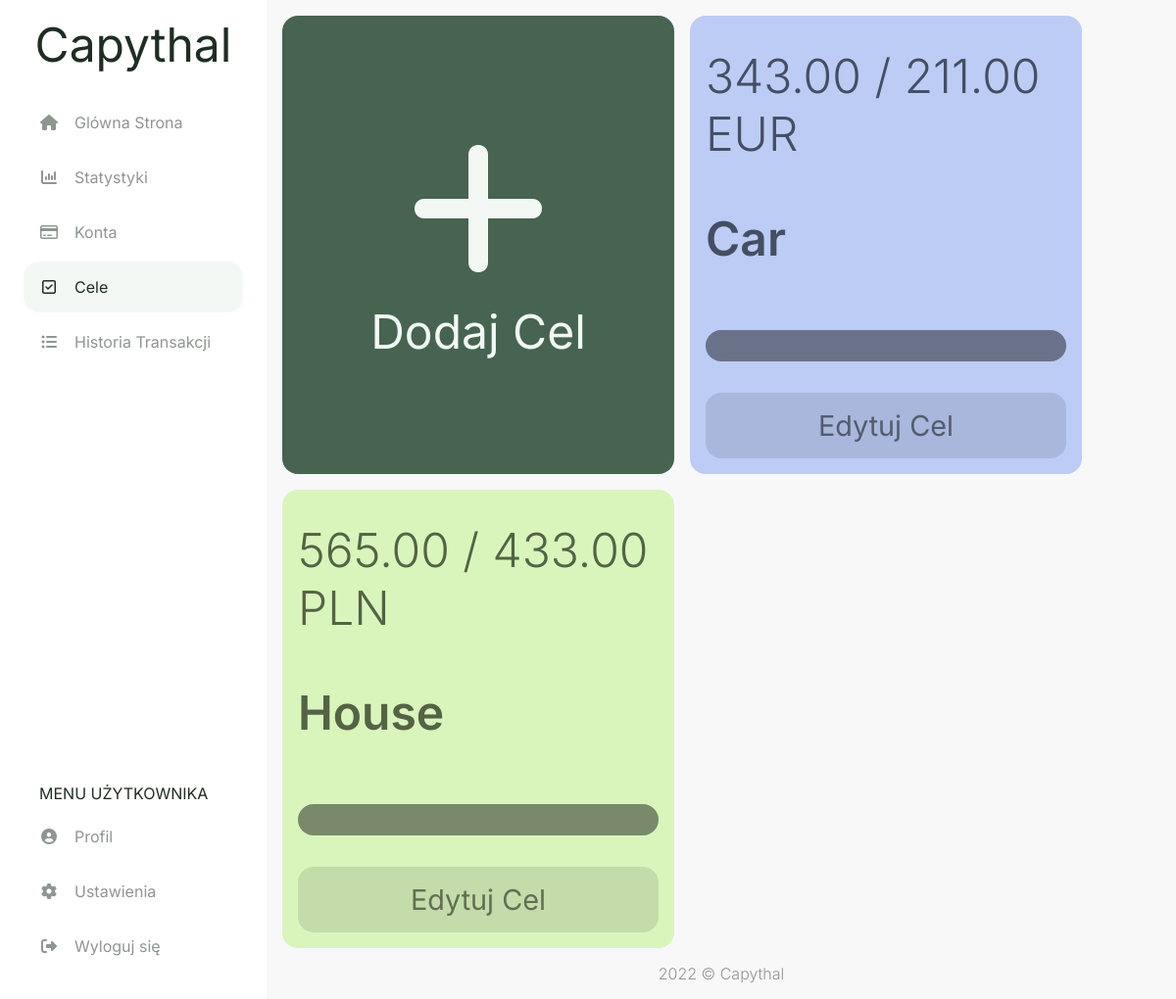
The page /goals (signed in) on the database as committed earlier.
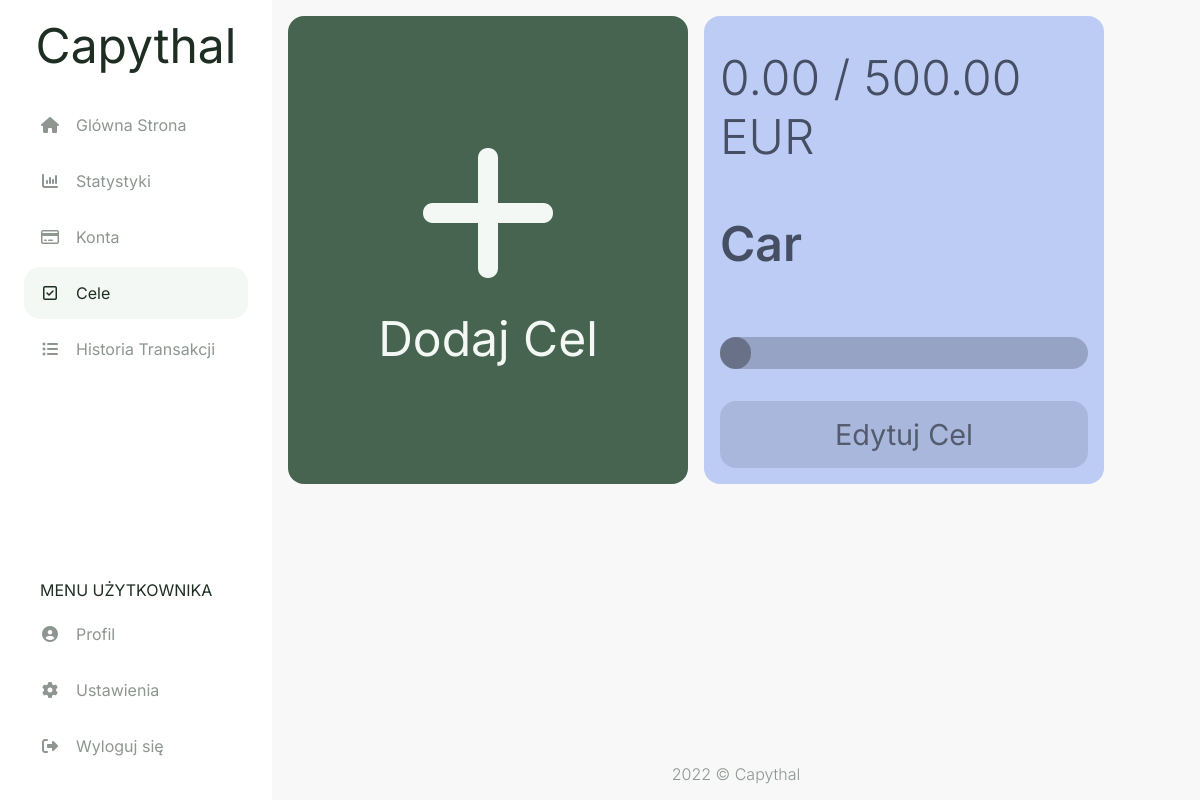
The same page on the database as committed later.
### capythal/models.py (models this page shows, shortened)
class goal(db.Model):
    id = db.Column(db.Integer, primary_key=True)
    account_id = db.Column(db.Integer, db.ForeignKey('account.id'), nullable=False)
    style_id = db.Column(db.Integer, db.ForeignKey('style.id'), nullable=False)
    name = db.Column(db.String(50), nullable=False)
    amount_req = db.Column(db.Numeric(12,2), nullable=False)
    amount_avb = db.Column(db.Numeric(12,2), nullable=False)

class currency(db.Model):
    id = db.Column(db.Integer, primary_key=True)
    name = db.Column(db.String(20), nullable=False)
    account = db.relationship("account", backref="currency", lazy=True)
    settings = db.relationship("settings", backref="currency", lazy=True)

### capythal/routes.py (the view, shortened to what this page needs)
@app.route('/goals', methods=['GET', 'POST'])
@login_required
def goals():
    form_add = addGoalForm()
    form_edit = editGoalForm()
    goals = db.session.query(goal,account,currency,style).join(account, goal.account_id==account.id).join(currency, currency.id==account.currency_id).join(style, goal.style_id==style.id).filter(account.user_id == current_user.id)
    user_accs = db.session.query(account,acc_type).join(acc_type).join(style).filter(account.user_id == current_user.id)
    accs_list = [(i.account.id, f"{i.account.fin_inst} - {i.acc_type.name}") for i in user_accs]
    form_add.account.choices = accs_list
    form_edit.account.choices = accs_list
    if form_add.submitNewGoal.data and form_add.validate():
        new_goal = goal(account_id = form_add.account.data, amount_req = form_add.amount_req.data, amount_avb = form_add.amount_avb.data, style_id = randint(1,10), name = form_add.name.data )
        db.session.add(new_goal)
        db.session.commit()
        return redirect(url_for('goals'))
    if form_edit.deleteGoal.data:
        db.session.execute(
            delete(goal)
            .where((goal.id == form_edit.goal_id.data)))
        db.session.commit()
        return redirect(url_for('goals'))
    return render_template("goals.html", goals = goals, form_add = form_add, form_edit = form_edit, accs_list = accs_list)

### capythal/models.py (called while the page is built)
@login_manager.user_loader
def load_user(user_id):
    return user.query.get(int(user_id))

### capythal/routes.py (called while the page is built)
@app.template_filter()
def currencyFormat(value):
    value = float(value)
    return "{:,.2f}".format(value)

### capythal/templates/goals.html (shortened to what this page needs)
{% extends "layout.html" %}
{% set active_page = "goals" %}
{% block head %}
  {{ super() }}
  <link rel="stylesheet" href="{{ url_for('static', filename='css/goals.css') }}">
  <link rel="stylesheet" href="{{ url_for('static', filename='css/modals/goal-modal.css') }}">
{% endblock %}
{% block content %}
<div class="goals-flexbox">
  {% if accs_list|length == 0 %}
  <div class="goal-add goal-add-disabled bg-main-btn fc-main-btn">
    <span class="fs-1">Aby móc dodać cel, utwórz <a href="{{ url_for('accounts') }}" class="acc-redirect">konto</a></span>
  </div>
  {% else %}
  <a href="#modal-add" class="goal-add bg-main-btn fc-main-btn">
    <span class="goal-plus-sign fa fa-plus"></span>
    <span class="fs-1">Dodaj Cel</span>
  </a>
  {% endif %}
  {% for goal,account,currency,style in goals %}
    <div class="goal-info style-{{ style.name }}">
      <span class="fs-1 fw-light">{{ goal.amount_avb | currencyFormat }} / {{ goal.amount_req | currencyFormat }} {{ currency.name }}</span>
      <span class="fs-1 fw-semibold">{{ goal.name }}</span>
      <div class="goal-bottom">
        <progress class="goal-progress" value="{% if (goal.amount_avb / goal.amount_req) > 0.08 %}{{ goal.amount_avb }}{% else %}{{ goal.amount_req / 12 }}{% endif %}" max="{{ goal.amount_req }}"></progress>
        <a href="#modal{{ goal.id }}" class="goal-edit" value=1>
          <span class="fs-2">Edytuj Cel</span>
        </a>
      </div>
    </div>
  {% endfor %}
</div>
{% endblock %}

### capythal/templates/layout.html (shortened to what this page needs)
<!doctype html>
<html lang="pl">
  <head>
    {% block head %}
    <link rel="stylesheet" href="{{ url_for('static', filename='css/style.css') }}">
    {% endblock %}
  </head>
  <body>
    <aside id="navbar" class="navbar">
      <a class="logo fs-1" href="{{ url_for('home') }}">Capythal</a>
      <ul class="navbar-list-top">
        <li class="menu-button {{ 'active' if active_page == 'home' else '' }}">
          <a href="{{ url_for('home') }}" class="menu-button-link">
            <span class="fa fa-fw fa-home my-auto"></span>
            <span class="ml-1 fs-4">Glówna Strona</span>
          </a>
        </li>
        <li class="menu-button {{ 'active' if active_page == 'stats' else '' }}">
          <a href="{{ url_for('stats') }}" class="menu-button-link">
            <span class="fa fa-fw fa-bar-chart my-auto"></span>
            <span class="ml-1 fs-4">Statystyki</span>
          </a>
        </li>
        <li class="menu-button {{ 'active' if active_page == 'accounts' else '' }}">
          <a href="{{ url_for('accounts') }}" class="menu-button-link">
            <span class="fa fa-fw fa-credit-card my-auto"></span>
            <span class="ml-1 fs-4">Konta</span>
          </a>
        </li>
        <li class="menu-button {{ 'active' if active_page == 'goals' else '' }}">
          <a href="{{ url_for('goals') }}" class="menu-button-link">
            <span class="fa fa-fw fa-check-square-o my-auto"></span>
            <span class="ml-1 fs-4">Cele</span>
          </a>
        </li>
        <li class="menu-button {{ 'active' if active_page == 'history' else '' }}">
          <a href="{{ url_for('history') }}" class="menu-button-link">
            <span class="fa fa-fw fa-list-ul my-auto"></span>
            <span class="ml-1 fs-4">Historia Transakcji</span>
          </a>
        </li>
      </ul>
      <ul class="navbar-list-bottom">
        <li class="nav-item">
          <span class="ml-1 fs-4">MENU UŻYTKOWNIKA</span>
        </li>
        <li class="menu-button">
          <a href="{{ url_for('userpage') }}" class="menu-button-link">
            <span class="fa fa-fw fa-user-circle my-auto"></span>
            <span class="ml-1 fs-4">Profil</span>
          </a>
        </li>
        <li class="menu-button">
          <a href="" class="menu-button-link">
            <span class="fa fa-fw fa-cog my-auto"></span>
            <span class="ml-1 fs-4">Ustawienia</span>
          </a>
        </li>
        <li class="menu-button">
          <a href="{{ url_for('logout') }}" class="menu-button-link">
            <span class="fa fa-fw fa-sign-out my-auto"></span>
            <span class="ml-1 fs-4">Wyloguj się</span>
          </a>
        </li>
      </ul>
    </aside>
    <main class="main-content">
      {%block content%}
      {%endblock%}
    </main>
    <footer class="fc-secondary fw-light">
      2022 © Capythal
    </footer>
  </body>
</html>

### capythal/static/css/style.css (style rules this page uses)
html, body { padding: 0; margin: 0; }
html { height: 100%; font-family: 'Inter', sans-serif; width: 100%; }
body { background-color: #F8F8F8; color: #1F2E23; min-height: 100vh; display: flex; flex-direction: column; }
* { box-sizing: border-box; }
aside { background-color: #FFFFFF; }
a { color: #1F2E23; cursor: pointer; text-decoration: none; }
progress { width: 100%; height: 2rem; padding: 1rem 0 0 0; margin: 0 0 1rem 0; background: none; border: 0; border-radius: 1rem; }
.bg-main-btn { background-color: #46644F; }
.style-blue { color: hsl(223, 18%, 33%); background-color: hsl(223, 75%, 85%); }
.fc-secondary { color: #8E9690; }
.fc-main-btn { color: #F3F8F5; }
.fw-light { font-weight: 300 !important; }
.fw-semibold { font-weight: 600 !important; }
.ml-1 { margin-left: 1rem !important; }
.my-auto { margin: auto 0; }
.navbar { transition: all 0.4s ease-in-out; }
.main-content { height: 100%; }
.navbar { display: flex; flex-direction: column; position: fixed; top: 0; bottom: 0; width: 0; opacity: 0; height: 100%; max-width: 75%; overflow-y: auto; z-index: 101; }
.logo { display: none; margin: 1rem auto 0; }
.navbar-list-top, .navbar-list-bottom { width: 100%; padding: 1.5rem; list-style: none }
.navbar-list-top { margin-top: 0; margin-bottom: auto; }
.navbar-list-bottom { margin-bottom: 0; }
.nav-item { margin: 0.5rem 0; }
.active { border-radius: 1rem; background-color: #F3F8F5; }
.active a { color: #1F2E23 !important; }
.menu-button a { margin-bottom: 0.25rem; color: #8E9690; }
.menu-button-link { display: flex; padding: 1rem; }
.goal-progress { -webkit-appearance: none; -moz-appearance: none; appearance: none; width: 100%; }
footer { margin-top: auto; display: flex; margin-bottom: 1rem; justify-content: center; }
.fs-1 { font-size: 2rem; }
.fs-2 { font-size: 1.5rem; }
.fs-4 { font-size: 0.8rem; }
@media (min-width: 500px) { .fs-1 { font-size: 3rem; } }
@media (min-width: 500px) { .fs-2 { font-size: 2rem; } }
@media (min-width: 500px) { .fs-4 { font-size: 1.2rem ; } }
@media (min-width: 800px) { .navbar { width: 100%; opacity: 1; max-width: 17rem; } }
@media (min-width: 800px) { footer { margin-left: 17rem; } }
@media (min-width: 800px) { .add-tr, .logo { display: block; } }
@media (min-width: 800px) { .main-content { margin-left: 17rem; } }
@media (min-width: 800px) { .fs-1 { font-size: 3rem; } }
@media (min-width: 800px) { .fs-2 { font-size: 1.8rem; } }
@media (min-width: 800px) { .fs-4 { font-size: 1rem; } }

### capythal/static/css/goals.css (style rules this page uses)
.goals-flexbox { padding: 1rem; display: flex; gap: 1rem; flex-wrap: wrap; }
.goal-add, .goal-info { flex: 1 0 100%; border-radius: 1rem; display: flex; flex-direction: column; }
.goal-add { padding: 3.5rem; justify-content: center; align-items: center; gap: 1rem; }
.goal-plus-sign { font-size: 10rem; }
.goal-info { padding: 2rem 1rem 1rem; justify-content: space-between; gap: 3rem; word-wrap: break-word; }
.goal-bottom { display: flex; flex-direction: column; gap: 2rem; }
.goal-edit { padding: 1rem; border-radius: 1rem; color: rgba(0, 0, 0, 0.5); background-color: rgba(0, 0, 0, 0.1); }
.goal-edit > span { display: flex; justify-content: center; }
@media (min-width: 1100px) { .goal-add, .goal-info { max-width: 25rem; } }

Rows that differ between the two databases and show on the page:
no longer on this page (row edited): goal: amount_avb "565.00", amount_req "433.00", name "PLN", name "House"
changed goal "Car": amount_avb "343.00" → "0.00"; amount_req "211.00" → "500.00"
